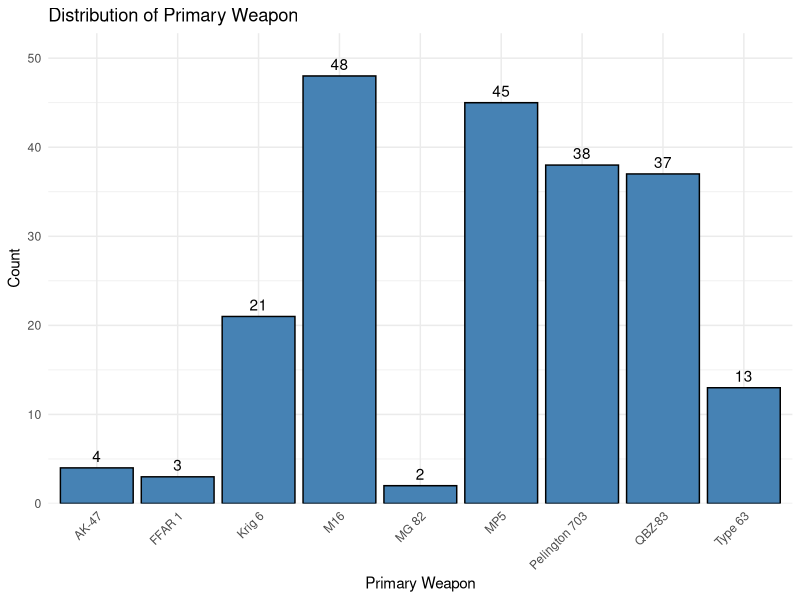
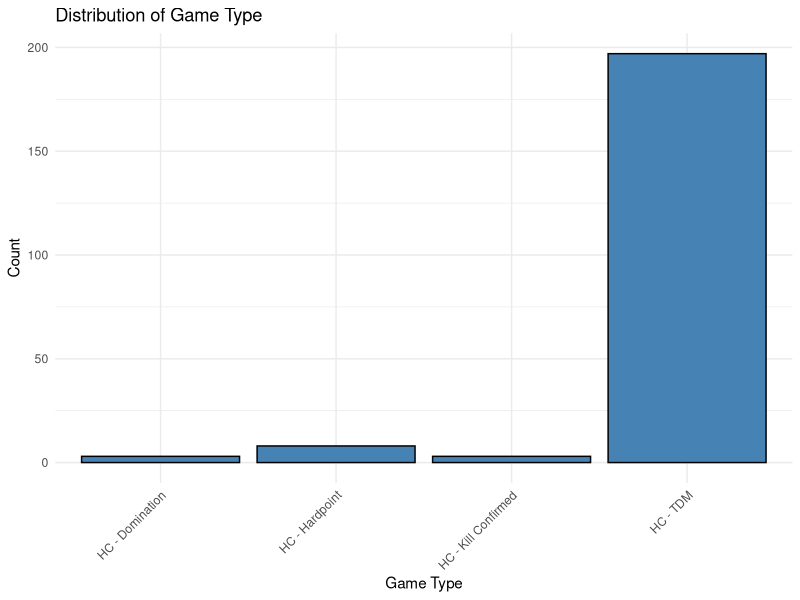
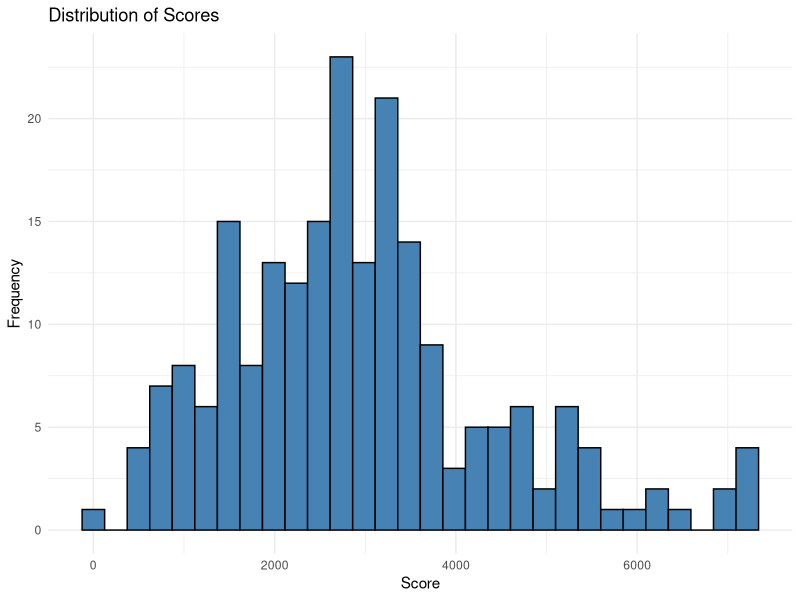
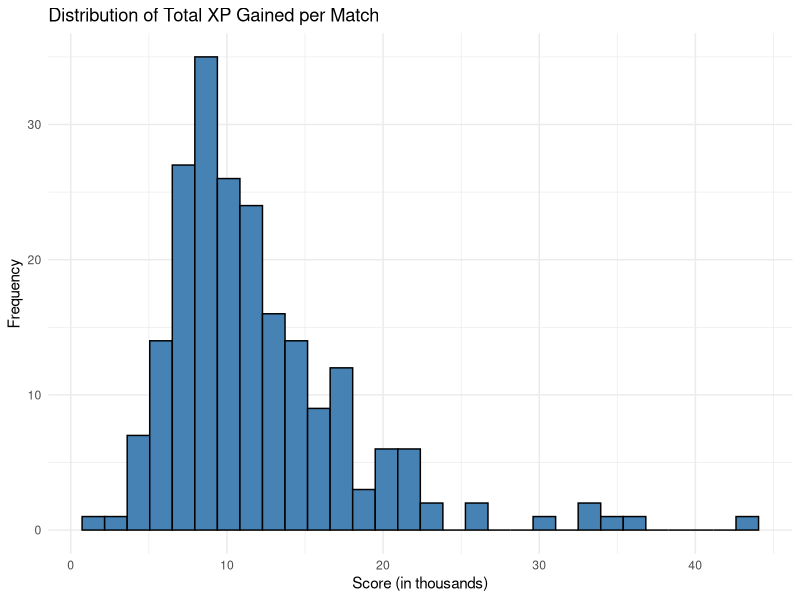
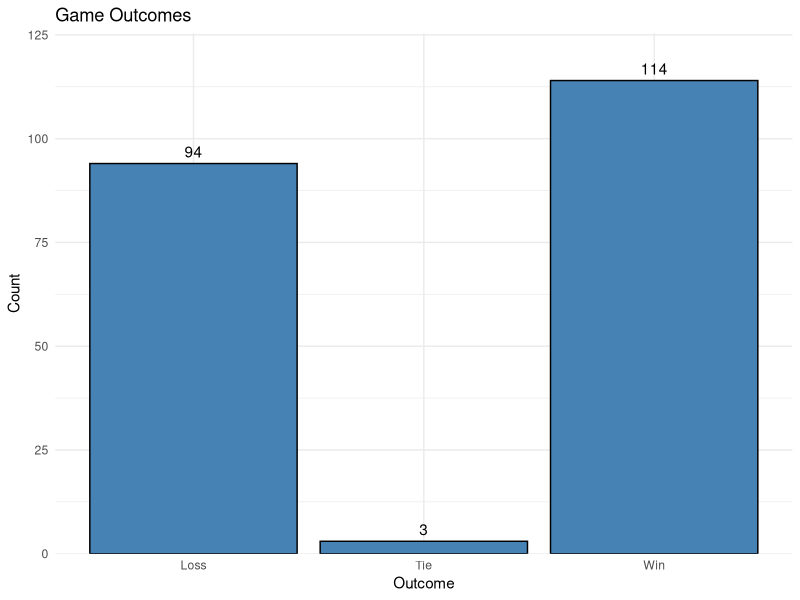
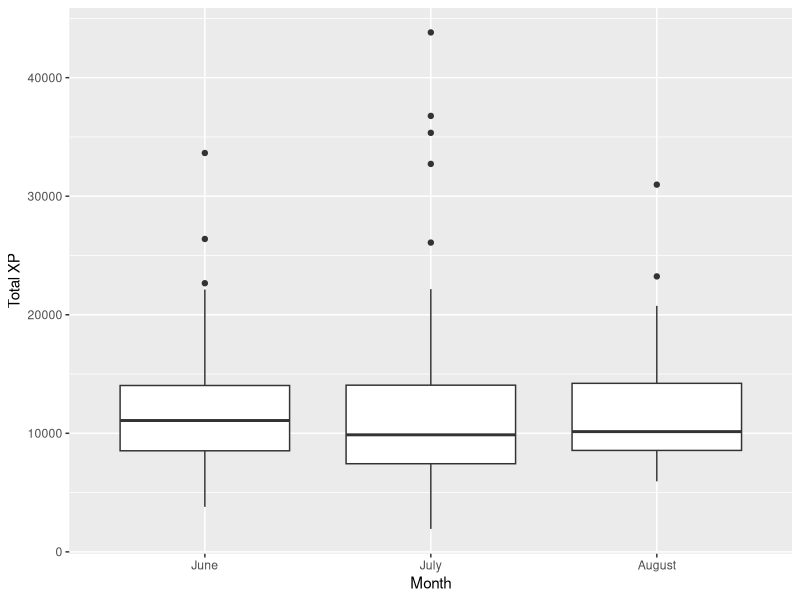

Write R code to recreate these figures, in order. (Note: this script raises an error after producing the figures.)
## ---- chunk 1
library(readxl)
codRaw <- read_xlsx('CODGames2_mp.xlsx')
library(dplyr)
library(ggplot2)
library(tidyverse)

## ---- chunk 2
# Variable 1 -- Primary Weapon (categorical)
weaponPlot <- ggplot(codRaw, aes(x = PrimaryWeapon)) +
  geom_bar(fill = "steelblue", color = "black") + 
  labs(
    title = "Distribution of Primary Weapon",
    x = "Primary Weapon",
    y = "Count"
  ) + 
  theme_minimal() + 
  geom_text(stat = "count",
            aes(label = ..count..),
            vjust = -0.5) +
    scale_y_continuous(expand = expansion(mult = c(0, 0.1))) +
  theme(axis.text.x = element_text(angle = 45, hjust = 1))
weaponPlot

# Weapon proportions

round(prop.table(table(codRaw$`PrimaryWeapon`)) * 100, 2)
## ---- chunk 3
# Variable 2 -- Game Type (categorical)

gamePlot <- ggplot(codRaw, aes(x = GameType)) +
  geom_bar(fill = "steelblue", color = "black") + 
  labs(
    title = "Distribution of Game Type",
    x = "Game Type",
    y = "Count"
  ) + 
  theme_minimal() + 
  theme(axis.text.x = element_text(angle = 45, hjust = 1))
gamePlot

# Game proportions

round(prop.table(table(codRaw$GameType)) * 100, 2)
## ---- chunk 4
# Variable 3 -- Score (quantitative)

scorePlot <- ggplot(codRaw, aes(x = Score)) +
  geom_histogram(bins = 30, fill = "steelblue", color = "black") +
  labs(
    title = "Distribution of Scores",
    x = "Score",
    y = "Frequency"
  ) +
  theme_minimal()
scorePlot

# Summary of Scores

summary(codRaw$Score)
## ---- chunk 5
# Variable 4 -- Total XP (quantitative)

xpPlot <- ggplot(codRaw, aes(x = TotalXP)) +
  geom_histogram(bins = 30, fill = "steelblue", color = "black") +
  scale_x_continuous(
    labels = function(x) x / 1000
  ) + 
  labs(
    title = "Distribution of Total XP Gained per Match",
    x = "Score (in thousands)",
    y = "Frequency"
  ) +
  theme_minimal()
xpPlot

# Summary of XP

summary(codRaw$TotalXP)
## ---- chunk 6
#Variable 5 -- Result (binary)

# Mutation for categorical classifier
binaryResult <- codRaw %>%
  separate(Result, into = c("TeamScore", "OpponentScore"), sep = "-", convert = TRUE)
binaryResult <- binaryResult %>%
  mutate(GameOutcome = case_when(
    TeamScore > OpponentScore ~ "Win",
    TeamScore < OpponentScore ~ "Loss",
    TeamScore == OpponentScore ~ "Tie"
  ))
binaryResult$GameOutcome <- as.factor(binaryResult$GameOutcome)

# Plot
ggplot(binaryResult, aes(x = GameOutcome)) +
  geom_bar(fill = "steelblue", color = "black") +
  geom_text(stat = "count",
            aes(label = ..count..),
            vjust = -0.5) +
  labs(
    title = "Game Outcomes",
    x = "Outcome",
    y = "Count"
  ) +
  scale_y_continuous(expand = expansion(mult = c(0, 0.1))) +
  theme_minimal()

# Outcome Proportions

round(prop.table(table(binaryResult$GameOutcome)) * 100, 2)
## ---- chunk 7
library(lubridate)
month <- month(codRaw$Date, label = TRUE, abbr = FALSE)
month

ggplot(codRaw, aes(x = month, y = TotalXP)) +
  geom_boxplot() +
  labs(x = "Month", y = "Total XP")
## ---- chunk 8
ggplot(CODGames, aes(x = XPType, y = TotalXP)) +
  geom_boxplot() +
  labs(title = "Total XP by XP Type",
       x = "XP Type",
       y = "Total XP")
